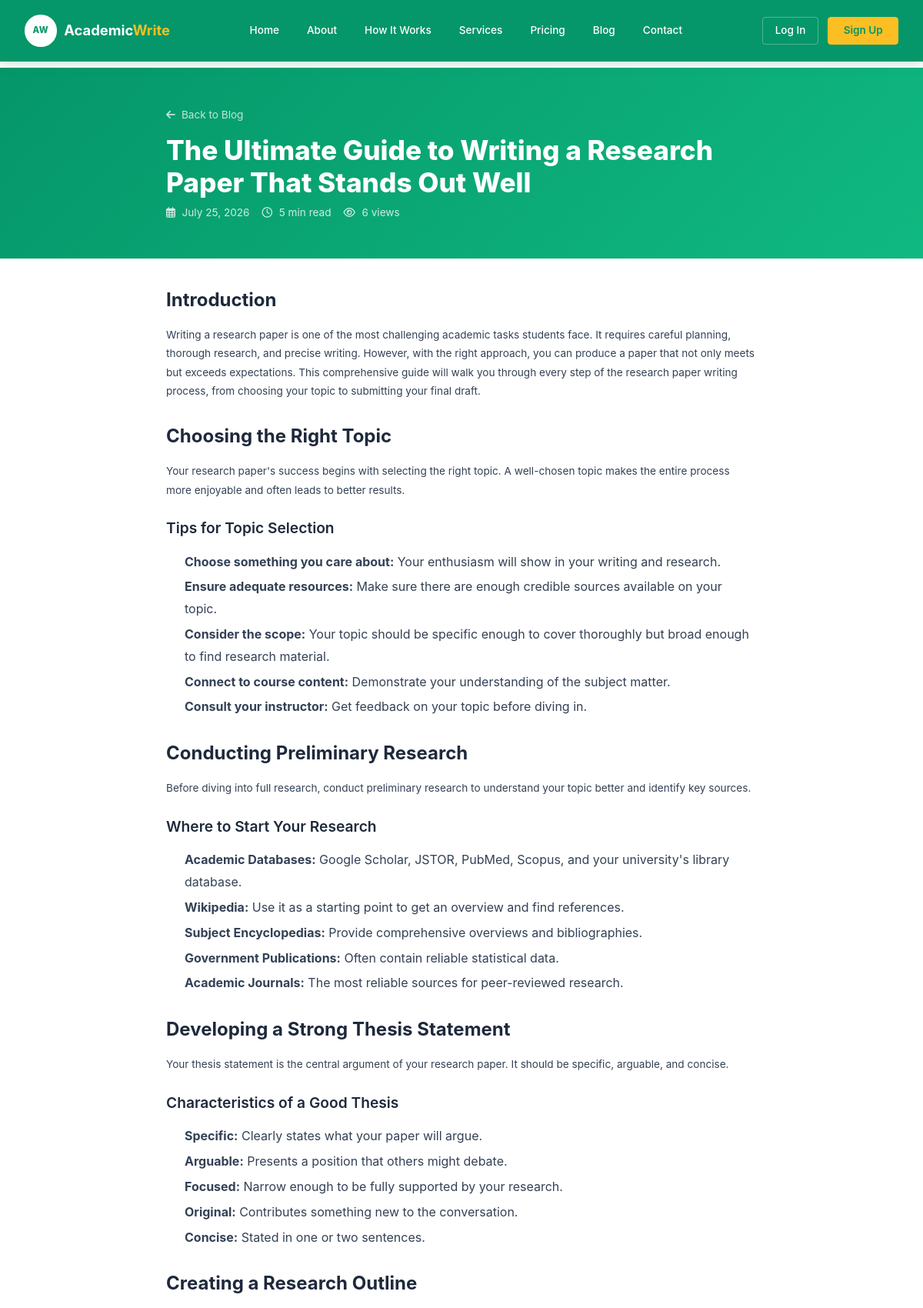
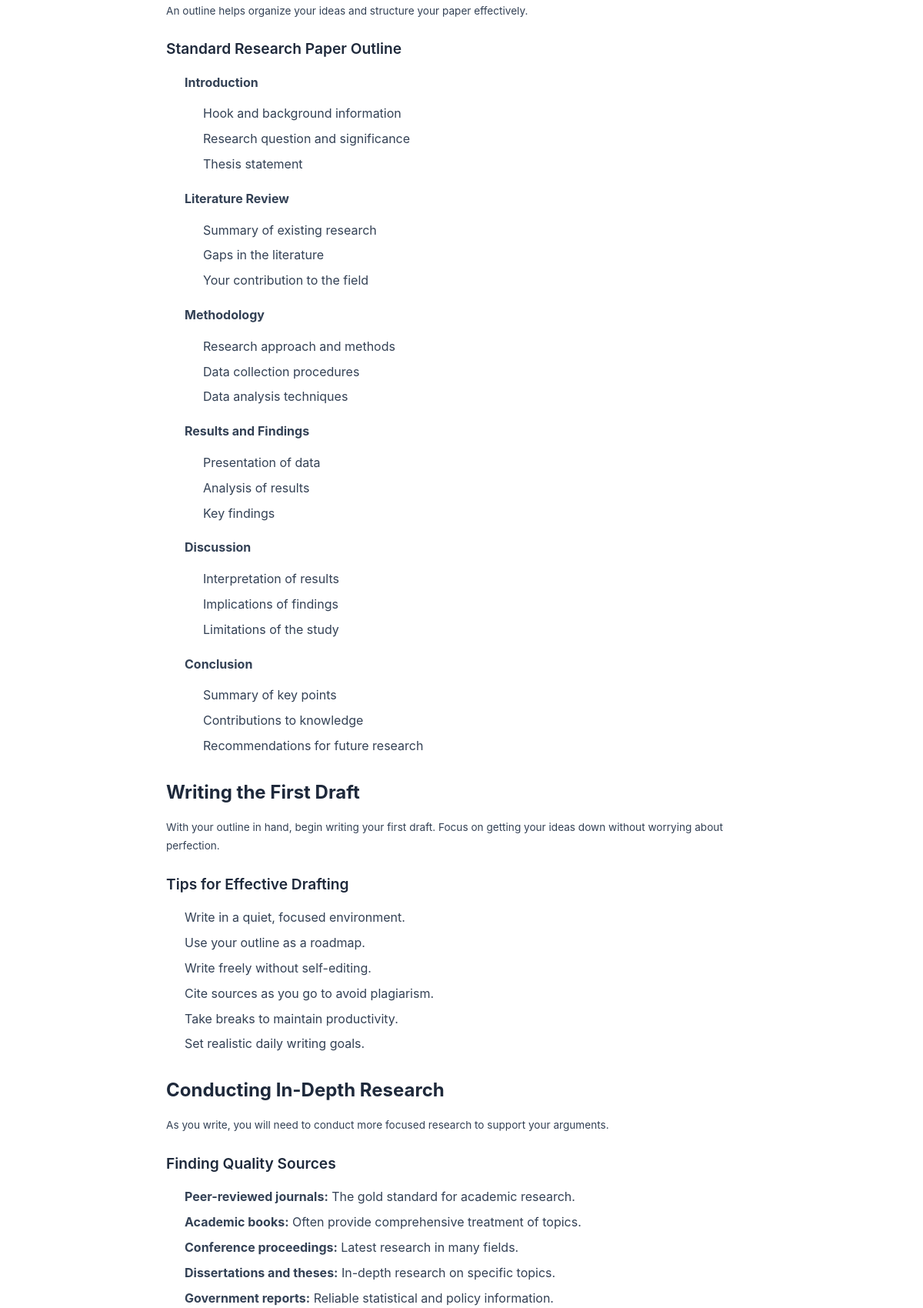
Page /blog/the-ultimate-guide-to-writing-a-research-paper-that-stands-out/ (upper part) on the committed database (2 pictures, top to bottom).
### apps/admin_portal/models.py (models this page shows, shortened)
class Blog(models.Model):
    id = models.UUIDField(primary_key=True, default=uuid.uuid4, editable=False)
    title = models.CharField(max_length=200)
    slug = models.SlugField(max_length=200, unique=True)
    excerpt = models.TextField(max_length=300)
    content = models.TextField()
    published_at = models.DateTimeField(default=timezone.now, db_index=True)
    views = models.PositiveIntegerField(default=0)
    shares = models.PositiveIntegerField(default=0)
    created_by = models.ForeignKey(User, on_delete=models.SET_NULL, null=True)
    created_at = models.DateTimeField(auto_now_add=True)
    updated_at = models.DateTimeField(auto_now=True)
    class Meta:
        indexes = [
            models.Index(fields=['slug']),
            models.Index(fields=['published_at']),
            GinIndex(fields=['title', 'content', 'excerpt']),
        ]
        db_table = 'blog_posts'
        ordering = ['-published_at']
    def get_reading_time(self):
        words_per_minute = 200
        word_count = len(self.content.split())
        minutes = max(1, round(word_count / words_per_minute))
        return f"{minutes} min read"
    def save(self, *args, **kwargs):
        if not self.slug:
            from django.utils.text import slugify
            self.slug = slugify(self.title)
        super().save(*args, **kwargs)

### apps/config/views.py (the view)
# urls.py: path('blog/<slug:slug>/', views.blog_detail, name='blog-detail'),
def blog_detail(request, slug):
    blog_post = get_object_or_404(Blog, slug=slug, published_at__lte=timezone.now())
    blog_post.views = F('views') + 1
    blog_post.save(update_fields=['views'])
    blog_post.refresh_from_db()
    related_posts = Blog.objects.filter(
        published_at__lte=timezone.now()
    ).exclude(id=blog_post.id).order_by('-published_at')[:3]
    context = {
        'blog_post': blog_post,
        'related_posts': related_posts,
    }
    return render(request, 'public/blog.html', context)

### templates/public/blog.html (shortened to what this page needs)
{% extends "base.html" %}
{% block content %}
<div class="blog-page">
    {% if blog_post %}
        <div class="blog-detail-hero">
            <div class="container">
                <div class="hero-content">
                    <a href="/blog/" class="back-link">
                        <i class="fas fa-arrow-left"></i> Back to Blog
                    </a>
                    <h1>{{ blog_post.title }}</h1>
                    <div class="post-meta">
                        <span><i class="far fa-calendar-alt"></i> {{ blog_post.published_at|date:"F j, Y" }}</span>
                        <span><i class="far fa-clock"></i> {{ blog_post.get_reading_time }}</span>
                        <span><i class="far fa-eye"></i> {{ blog_post.views }} views</span>
                    </div>
                </div>
            </div>
        </div>
        <div class="container">
            <div class="blog-detail-content">
                <div class="post-body">
                    {{ blog_post.content|safe }}
                </div>
            </div>
        </div>
    {% endif %}
</div>
{% endblock %}

### templates/base.html (style rules this page uses)
* { margin: 0; padding: 0; box-sizing: border-box; }
body { font-family: 'Inter', -apple-system, BlinkMacSystemFont, 'Segoe UI', Roboto, sans-serif; background: #f8fafc; color: #1e293b; line-height: 1.6; }
.container { max-width: 1400px; margin: 0 auto; padding: 0 2rem; }
h1 { font-size: 2rem; font-weight: 700; }
h2 { font-size: 1.5rem; font-weight: 700; }
h3 { font-size: 1.1rem; font-weight: 600; }
p { font-size: 0.85rem; }

### templates/public/blog.html (style rules this page uses)
.blog-detail-hero { background: linear-gradient(135deg, #059669 0%, #10b981 100%); padding: 3rem 0; margin: 0 -2rem 2rem -2rem; color: white; }
.blog-detail-hero .hero-content { max-width: 800px; margin: 0 auto; padding: 0 1rem; }
.blog-detail-hero h1 { font-size: 2.2rem; font-weight: 800; margin: 0.75rem 0 0.5rem; line-height: 1.2; }
.blog-detail-hero .post-meta { display: flex; flex-wrap: wrap; gap: 1rem; color: rgba(255, 255, 255, 0.8); font-size: 0.85rem; }
.blog-detail-hero .post-meta i { margin-right: 0.3rem; }
.blog-detail-content { max-width: 800px; margin: 0 auto; padding: 0 1rem; }
.blog-detail-content .post-body { font-size: 1rem; line-height: 1.8; color: #334155; }
.blog-detail-content .post-body h2 { font-size: 1.5rem; font-weight: 700; color: #1e293b; margin: 1.5rem 0 0.75rem; }
.blog-detail-content .post-body h3 { font-size: 1.2rem; font-weight: 600; color: #1e293b; margin: 1.25rem 0 0.5rem; }
.blog-detail-content .post-body p { margin-bottom: 1rem; }
.blog-detail-content .post-body ul, .blog-detail-content .post-body ol { margin: 0.75rem 0 1rem 1.5rem; }
.blog-detail-content .post-body li { margin-bottom: 0.25rem; }
.back-link { display: inline-flex; align-items: center; gap: 0.5rem; color: rgba(255, 255, 255, 0.75); text-decoration: none; font-size: 0.85rem; transition: color 0.3s ease; }

### rows in the picture
Blog: title "The Ultimate Guide to Writing a Research Paper That Stands Out Well", published_at "July 25, 2026", get_reading_time "5 min read", views "6", content "Introduction Writing a research paper is one of the most challenging academic tasks students face. It requires careful planning, thorough research, and precise writing. However, with the right approach, you can produce a paper that not only meets but exceeds expectations. This comprehensive guide will walk you through every step of the research paper writing process, from choosing your topic to submitting your final draft. Choosing the Right Topic Your research paper's success begins with selecting the right topic. A well-chosen topic makes the entire process more enjoyable and often leads to better results. Tips for Topic Selection Choose something you care about: Your enthusiasm will show…"
